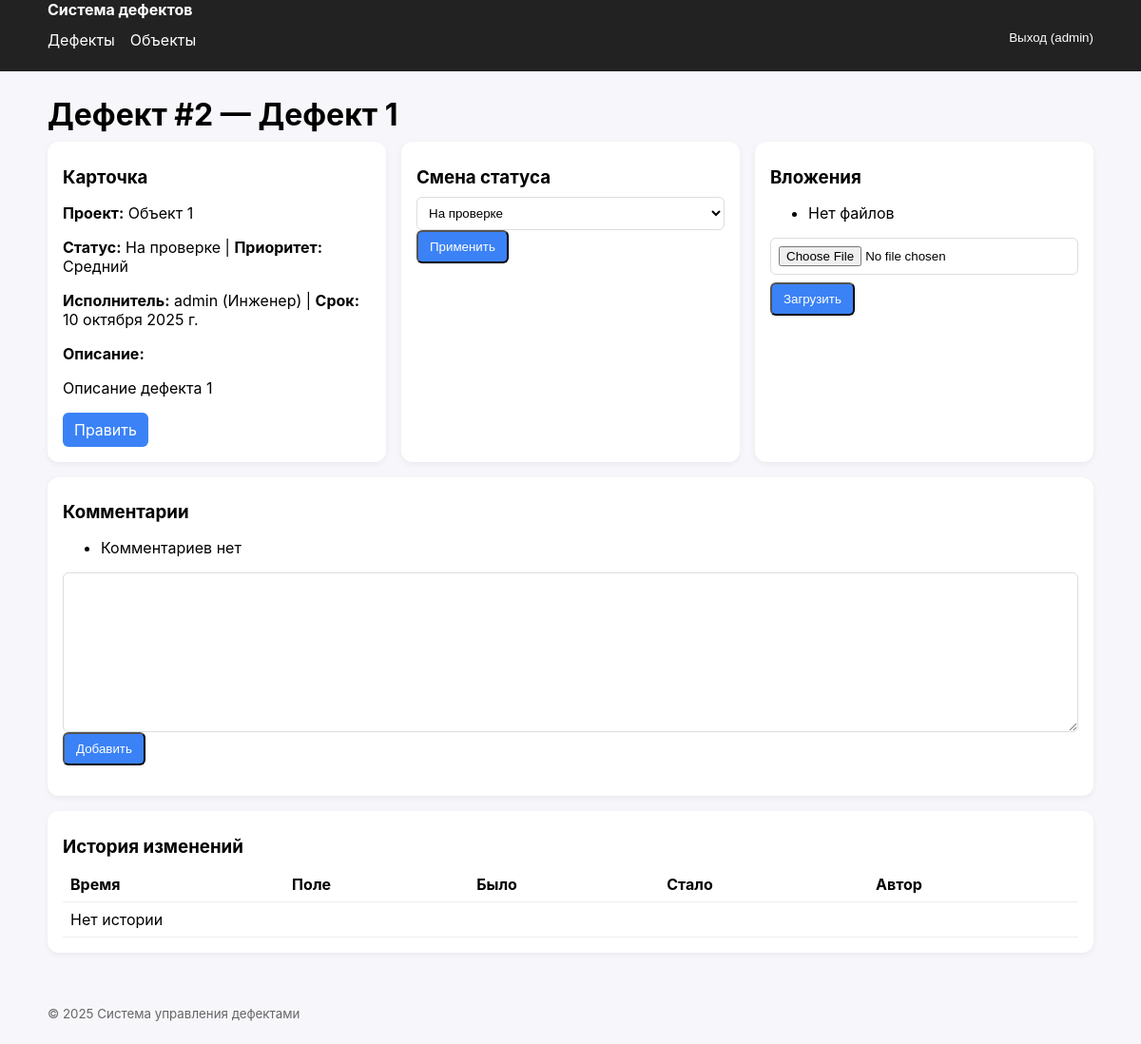
Page /defects/2/ (signed in) on the earlier database version.
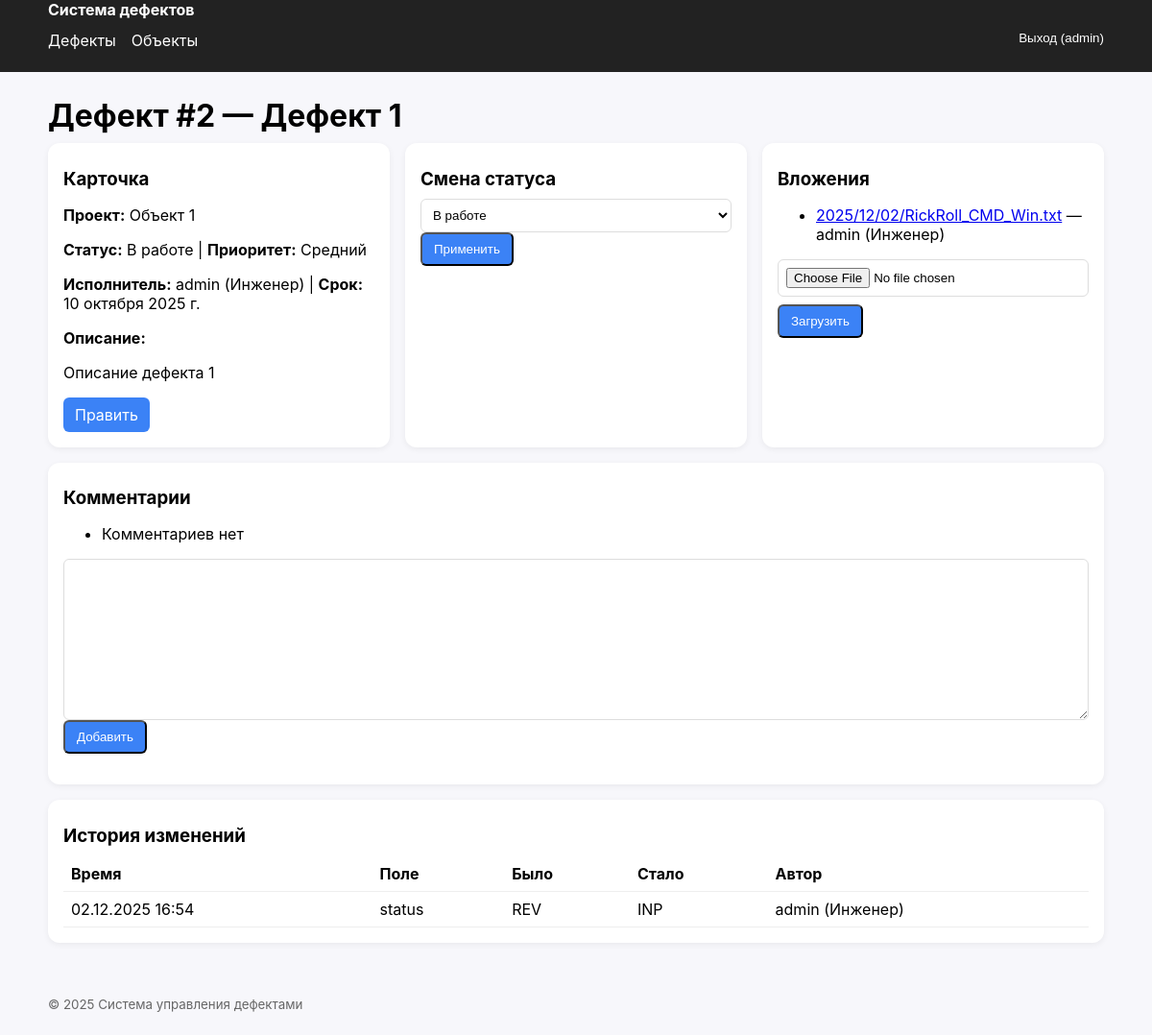
Same page on the later database version.
### accounts/models.py (models this page shows, shortened)
class User(AbstractUser):
    role = models.CharField(max_length=3, choices=Roles.choices, default=Roles.ENGINEER)
    def __str__(self): return f"{self.username} ({self.get_role_display()})"

### defects/models.py (models this page shows, shortened)
class Defect(models.Model):
    project = models.ForeignKey(Project, on_delete=models.PROTECT, related_name="defects", verbose_name="Объект")
    stage = models.ForeignKey(Stage, on_delete=models.SET_NULL, null=True, blank=True, related_name="defects",
                              verbose_name="Этап")
    title = models.CharField("Заголовок", max_length=255)
    description = models.TextField("Описание", blank=True)
    priority = models.CharField("Приоритет", max_length=3, choices=Priority.choices, default=Priority.MEDIUM)
    assignee = models.ForeignKey(settings.AUTH_USER_MODEL, on_delete=models.SET_NULL, null=True, blank=True,
                                 related_name="assigned_defects", verbose_name="Исполнитель")
    reporter = models.ForeignKey(settings.AUTH_USER_MODEL, on_delete=models.PROTECT, related_name="reported_defects",
                                 verbose_name="Автор")
    due_date = models.DateField("Срок", null=True, blank=True)
    status = models.CharField("Статус", max_length=3, choices=Status.choices, default=Status.NEW)
    created_at = models.DateTimeField("Создано", auto_now_add=True)
    updated_at = models.DateTimeField("Обновлено", auto_now=True)
    class Meta: ordering = ["-created_at"]
    def can_transition(self, new_status):
        if not self.pk: return True
        allowed = ALLOWED_TRANSITIONS.get(self.status, [])
        return new_status in allowed or new_status == self.status

class Attachment(models.Model):
    defect = models.ForeignKey(Defect, on_delete=models.CASCADE, related_name="attachments")
    file = models.FileField(upload_to="attachments/%Y/%m/%d")
    uploaded_at = models.DateTimeField(auto_now_add=True)
    uploaded_by = models.ForeignKey(settings.AUTH_USER_MODEL, on_delete=models.CASCADE)

class History(models.Model):
    defect = models.ForeignKey(Defect, on_delete=models.CASCADE, related_name="history")
    field = models.CharField(max_length=100)
    old_value = models.TextField(blank=True, null=True)
    new_value = models.TextField(blank=True, null=True)
    changed_at = models.DateTimeField(default=timezone.now)
    changed_by = models.ForeignKey(settings.AUTH_USER_MODEL, on_delete=models.SET_NULL, null=True, blank=True)
    class Meta: ordering = ["-changed_at"]

### projects/models.py (models this page shows)
class Project(models.Model):
    name = models.CharField("Название", max_length=255)
    address = models.CharField("Адрес", max_length=255, blank=True)
    description = models.TextField("Описание", blank=True)
    def __str__(self): return self.name

### defects/views.py (the view)
# urls.py: path("<int:pk>/", DefectDetailView.as_view(), name="detail"),
class DefectDetailView(LoginRequiredMixin, DetailView):
    model = Defect
    template_name = "defects/defect_detail.html"
    context_object_name = "obj"
    def get_context_data(self, **kwargs):
        ctx = super().get_context_data(**kwargs)
        ctx["comment_form"] = CommentForm()
        ctx["attach_form"] = AttachmentForm()
        ctx["status_choices"] = Defect._meta.get_field("status").choices
        ctx["allowed_transitions"] = [
            code for code, name in Status.choices if self.object.can_transition(code)
        ]
        return ctx

### defects/forms.py
class CommentForm(forms.ModelForm):
    class Meta: model = Comment; fields = ["text"]

class AttachmentForm(forms.ModelForm):
    class Meta: model = Attachment; fields = ["file"]

### templates/defects/defect_detail.html
{% extends "base.html" %}{% block title %}Дефект #{{ obj.id }}{% endblock %}
{% block content %}
<h1>Дефект #{{ obj.id }} — {{ obj.title }}</h1>
<div class="grid">
  <div class="card">
    <h3>Карточка</h3>
    <p><b>Проект:</b> {{ obj.project }}{% if obj.stage %}, {{ obj.stage.name }}{% endif %}</p>
    <p><b>Статус:</b> {{ obj.get_status_display }} | <b>Приоритет:</b> {{ obj.get_priority_display }}</p>
    <p><b>Исполнитель:</b> {{ obj.assignee|default:"—" }} | <b>Срок:</b> {{ obj.due_date|default:"—" }}</p>
    <p><b>Описание:</b><br>{{ obj.description|linebreaks }}</p>
    <a class="btn" href="{% url 'defects:edit' obj.id %}">Править</a>
  </div>
  <div class="card">
    <h3>Смена статуса</h3>
    <form method="post" action="{% url 'defects:status' obj.id %}">{% csrf_token %}
      <select name="status">
          {% for code, name in status_choices %}
            {% if code in allowed_transitions %}
              <option value="{{ code }}" {% if code == obj.status %}selected{% endif %}>{{ name }}</option>
            {% endif %}
          {% endfor %}
      </select>
      <button class="btn" type="submit">Применить</button>
    </form>
  </div>
  <div class="card">
    <h3>Вложения</h3>
    <ul>{% for f in obj.attachments.all %}
      <li><a href="{{ f.file.url }}" target="_blank">{{ f.file.name|cut:"attachments/" }}</a> — {{ f.uploaded_by }}</li>
    {% empty %}<li>Нет файлов</li>{% endfor %}</ul>
    <form class="actions" method="post" enctype="multipart/form-data" action="{% url 'defects:attach' obj.id %}">{% csrf_token %}
      {{ attach_form.file }}<button class="btn">Загрузить</button>
    </form>
  </div>
  <div class="card" style="grid-column:1/-1;">
    <h3>Комментарии</h3>
    <ul>{% for c in obj.comments.all %}
      <li><b>{{ c.author }}</b> ({{ c.created_at|date:"d.m.Y H:i" }}): {{ c.text|linebreaks }}</li>
    {% empty %}<li>Комментариев нет</li>{% endfor %}</ul>
    <form method="post" action="{% url 'defects:comment' obj.id %}">{% csrf_token %}
      {{ comment_form.text }}<div class="actions"><button class="btn">Добавить</button></div>
    </form>
  </div>
  <div class="card" style="grid-column:1/-1;">
    <h3>История изменений</h3>
    <table><thead><tr><th>Время</th><th>Поле</th><th>Было</th><th>Стало</th><th>Автор</th></tr></thead>
      <tbody>{% for h in obj.history.all %}
        <tr><td>{{ h.changed_at|date:"d.m.Y H:i" }}</td><td>{{ h.field }}</td><td>{{ h.old_value }}</td><td>{{ h.new_value }}</td><td>{{ h.changed_by|default:"—" }}</td></tr>
      {% empty %}<tr><td colspan="5">Нет истории</td></tr>{% endfor %}</tbody></table>
  </div>
</div>
{% endblock %}

### templates/base.html (shortened to what this page needs)
<html lang="ru">
  <head></head>
  <body>
    {% load static %}
    <link rel="stylesheet" href="{% static 'css/styles.css' %}">
    <header class="topbar">
      <nav class="container">
        <a href="{% url 'home' %}" class="brand">Система дефектов</a>
        <ul class="nav">
          <li><a href="{% url 'defects:list' %}">Дефекты</a></li>
          <li><a href="{% url 'projects:list' %}">Объекты</a></li> {% if user.is_authenticated %}
          <li class="right">
            <form method="post" action="{% url 'accounts:logout' %}">
              <button class="as-link" style="background:none;border:none;color:#fff;cursor:pointer;padding:0;"> Выход ({{ user.username }}) </button>
            </form> </li> {% else %}
          <li class="right"><a href="{% url 'accounts:login' %}">Вход</a></li> {% endif %}
        </ul>
      </nav>
    </header>
    <main class="container">
      {% block content %}{% endblock %}
    </main>
    <footer class="footer container">
      <small>© {% now "Y" %} Система управления дефектами</small>
    </footer>
  </body>
</html>

### static/css/styles.css (style rules this page uses)
body { font-family:-apple-system,Segoe UI,Roboto,Arial,sans-serif;margin:0;background:#f7f7fb }
.container { width:96%;max-width:1100px;margin:0 auto }
.topbar { background:#222;color:#fff }
nav .brand { color:#fff;text-decoration:none;font-weight:700 }
.nav { list-style:none;display:flex;gap:1rem;margin:0;padding:.75rem 0 }
.nav li.right { margin-left:auto }
.nav a { color:#fff;text-decoration:none }
main { padding:1rem 0 2rem }
h1,h2,h3 { margin:.6rem 0 }
.grid { display:grid;grid-template-columns:repeat(auto-fit,minmax(280px,1fr));gap:1rem }
.card { background:#fff;border-radius:12px;padding:1rem;box-shadow:0 2px 6px rgba(0,0,0,.06) }
table { width:100%;border-collapse:collapse }
th,td { padding:.5rem;border-bottom:1px solid #eee;text-align:left }
.btn { display:inline-block;padding:.5rem .75rem;background:#3b82f6;color:#fff;border-radius:6px;text-decoration:none }
input[type=text],input[type=date],textarea,select,input[type=file] { width:100%;padding:.5rem;border:1px solid #ddd;border-radius:6px;background:#fff }
.actions { display:flex;gap:.5rem;align-items:center;flex-wrap:wrap }
.footer { padding:1.5rem 0;color:#666 }

Differences in the rows shown:
changed Defect "Дефект 1": status "На проверке" → "В работе"
added Attachment: file.name "2025/12/02/RickRoll_CMD_Win.txt", uploaded_by "admin (Инженер)"
added History: changed_at "02.12.2025 16:54", field "status", old_value "REV", new_value "INP", changed_by "admin (Инженер)"
Other differences:
text no longer shown: "Нет файлов Нет истории"
